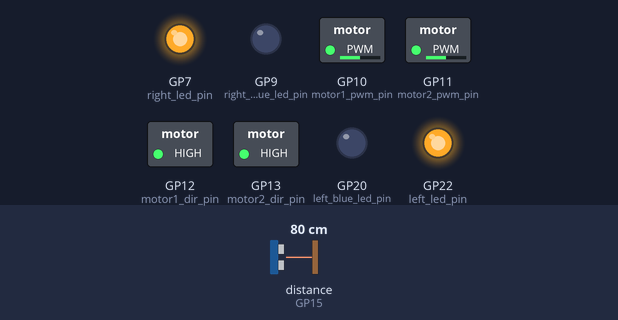
Simulated run of this program. Board: Raspberry Pi Pico running MicroPython. Shown: switched loads named in the program (green lamp = pin HIGH), output pins drawn as LEDs (lit = HIGH). The test bench sets the inputs (shaded band); at power-on: distance to the obstacle (sensor on GP15) 80 cm. The echo pulse lasts 58.3 µs per cm; random numbers come from a fixed seed; pins used as bus, display or sensor lines are not drawn.

Above: at 1.2 s.
1.3 s: distance to the obstacle (sensor on GP15) set to 5 cm
2.8 s: distance to the obstacle (sensor on GP15) set to 2 cm
At 3.4 s:
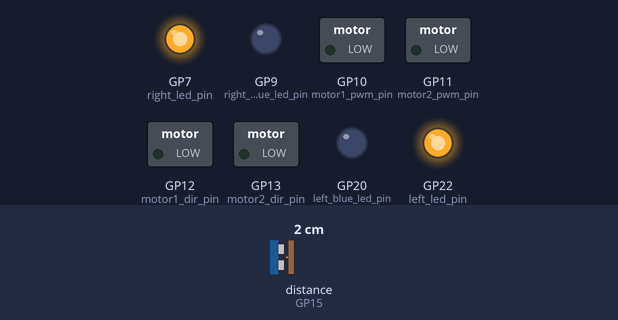
4.3 s: distance to the obstacle (sensor on GP15) set to 4 cm
At 4.6 s:
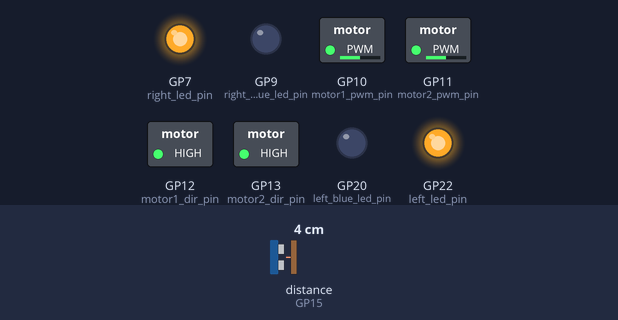
Timing chart, 0 to 7.3 s (numbered marks = the images above; inputs shaded):
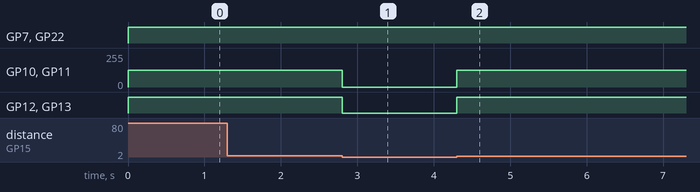

Measured:
- the behaviour switches between 4 and 3 cm on distance to the obstacle (sensor on GP15) (found by bisection; images 0 and 1)
- after the input at 1.3 s, every drawn part: stays the same
- after the input at 2.8 s, GP10 (motor1_pwm_pin), GP11 (motor2_pwm_pin): 127/255 → 0/255 at once; GP12 (motor1_dir_pin), GP13 (motor2_dir_pin): HIGH → LOW at once
- after the input at 4.3 s, GP10 (motor1_pwm_pin), GP11 (motor2_pwm_pin): 0/255 → 127/255 at once; GP12 (motor1_dir_pin), GP13 (motor2_dir_pin): LOW → HIGH at once

The program:

Car_test5.py
```python
from machine import Pin, PWM, time_pulse_us
import machine
import utime
import random
# Ultrasonic sensor pins
trigger_pin = Pin(14, Pin.OUT)
echo_pin = Pin(15, Pin.IN)
# Sensor pins
left_sensor_pin = Pin(3, Pin.IN)
right_sensor_pin = Pin(2, Pin.IN)

# Motor 1 pins
motor1_pwm_pin = Pin(10)
motor1_dir_pin = Pin(12, machine.Pin.OUT)
motor1_pwm = PWM(motor1_pwm_pin)

# Motor 2 pins
motor2_pwm_pin = Pin(11)
motor2_dir_pin = Pin(13, machine.Pin.OUT)
motor2_pwm = PWM(motor2_pwm_pin)

# LED pins
left_led_pin = Pin(22, Pin.OUT)
right_led_pin = Pin(7, Pin.OUT)
left_blue_led_pin = Pin(20, Pin.OUT)
right_blue_led_pin = Pin(9, Pin.OUT)
# Set PWM frequency for motors
pwm_frequency = 1000
motor1_pwm.freq(pwm_frequency)
motor2_pwm.freq(pwm_frequency)


def measure_distance():
    # Trigger pulse to start measurement
    trigger_pin.off()
    utime.sleep_us(2)
    trigger_pin.on()
    utime.sleep_us(10)
    trigger_pin.off()

    # Measure the pulse width on the echo pin
    pulse_width = time_pulse_us(echo_pin, 1, 30000)  # 30ms timeout (max range)

    # Calculate distance in centimeters
    distance = pulse_width * 0.034 / 2  # Speed of sound = 0.034 cm/us

    return round(distance)

def motors_speed(left_wheel_speed, right_wheel_speed):
    # Control direction
    motor1_dir_pin.value(1 if left_wheel_speed > 0 else 0)
    motor2_dir_pin.value(1 if right_wheel_speed > 0 else 0)

    # Set PWM duty cycle
    left_wheel_speed = max(0, min(100, abs(left_wheel_speed)))
    left_wheel_speed = int((left_wheel_speed / 100) * 65535)
    motor1_pwm.duty_u16(left_wheel_speed)

    right_wheel_speed = max(0, min(100, abs(right_wheel_speed)))
    right_wheel_speed = int((right_wheel_speed / 100) * 65535)
    motor2_pwm.duty_u16(right_wheel_speed)

def get_tracking():
    left = left_sensor_pin.value()
    right = right_sensor_pin.value()

    if left == 0 and right == 0:
        return 0
    elif left == 0 and right == 1:
        return 1
    elif left == 1 and right == 0:
        return 10
    elif left == 1 and right == 1:
        return 11
def generate_random_20():
    return random.choice([-20, 20])

while True:
    tracking_state = get_tracking()
    distance_cm = measure_distance()
    #utime.sleep_ms(100)  # Adjust sleep duration as needed
    if distance_cm > 3:
        if tracking_state == 0:
            tracking_state = get_tracking()
            speed = generate_random_20()
            motors_speed(speed, - speed)  # Turn right
            utime.sleep_ms(200)

        elif tracking_state == 10:
            tracking_state = get_tracking()
            motors_speed(-30, 30)  # Turn right
            left_led_pin.off()
            right_led_pin.on()  # Turn on right LED
        elif tracking_state == 1:
            tracking_state = get_tracking()
            motors_speed(30, -30)  # Turn left
            left_led_pin.on()  # Turn on left LED
            right_led_pin.off()
        elif tracking_state == 11:
            tracking_state = get_tracking()
            motors_speed(50, 50)  # Move forward
            left_led_pin.on()  # Turn on left LED
            right_led_pin.on()  # Turn on right LED
    else:
        tracking_state = get_tracking()
        motors_speed(0,0)  # Turn left
```
